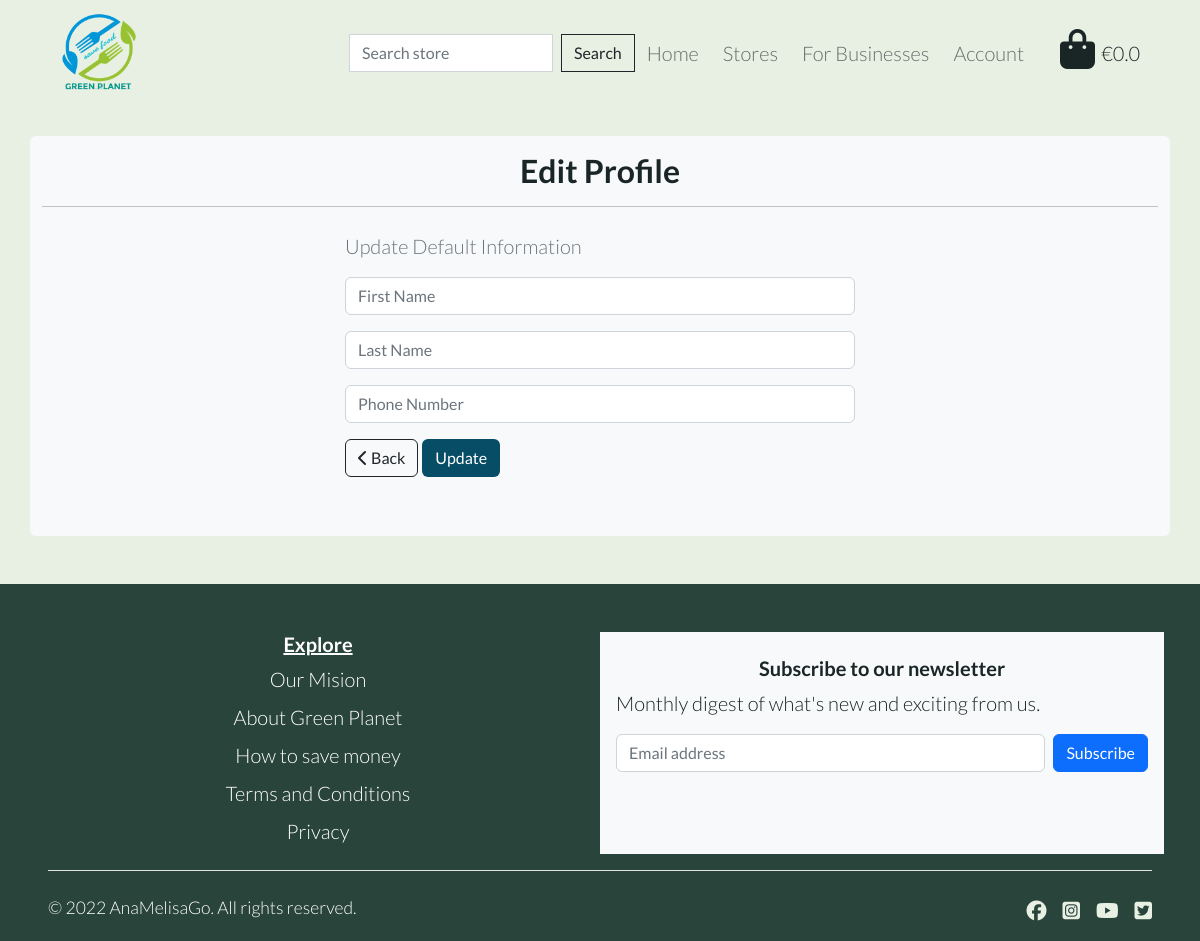
Page /profile/edit_profile/ (signed in) on the earlier database version.
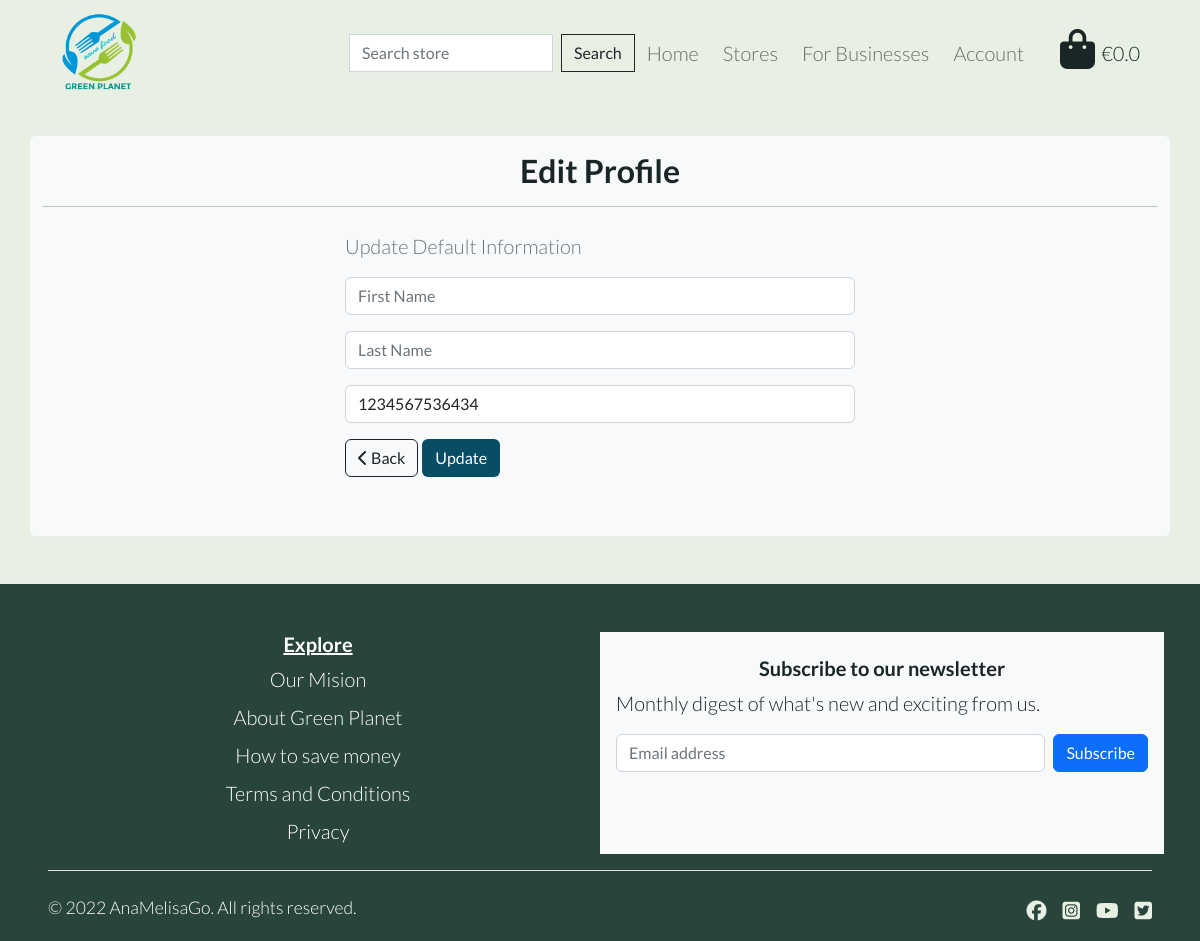
Same page on the later database version.
### userprofiles/models.py (models this page shows, shortened)
class UserProfile(models.Model):
    user = models.OneToOneField(User, on_delete=models.CASCADE)
    default_phone_number = models.CharField(
        max_length=20, null=True, blank=True
    )

### userprofiles/views.py (the view)
# urls.py: path('edit_profile/', views.edit_profile, name='edit_profile'),
@transaction.atomic
def edit_profile(request):
    profile = get_object_or_404(UserProfile, user=request.user)
    if request.method == 'POST':
        user_form = UserForm(request.POST, instance=request.user)
        userprofile_form = UserProfileForm(request.POST, instance=profile)
        if user_form.is_valid() and userprofile_form.is_valid():
            user_form.save()
            userprofile_form.save()
            messages.success(request, 'Profile updated successfully')
        else:
            messages.error(request,
                           ('Update failed. Please ensure '
                            'the form is valid.'))
    else:
        user_form = UserForm(instance=request.user)
        userprofile_form = UserProfileForm(instance=profile)
    template = 'profiles/edit_profile.html'
    context = {
        'profile': profile,
        'user_form': user_form,
        'userprofile_form': userprofile_form,
        'on_profile_page': True,
    }
    return render(request, template, context)

### userprofiles/forms.py
class UserForm(forms.ModelForm):
    class Meta:
        model = User
        fields = ('first_name', 'last_name')
    def __init__(self, *args, **kwargs):
        super().__init__(*args, **kwargs)
        placeholders = {
            'first_name': 'First Name',
            'last_name': 'Last Name',
        }
        self.fields['first_name'].widget.attrs['autofocus'] = True
        for field in self.fields:
            if self.fields[field].required:
                placeholder = f'{placeholders[field]} *'
            else:
                placeholder = placeholders[field]
            self.fields[field].widget.attrs['placeholder'] = placeholder
            self.fields[field].label = False

### bag/contexts.py (called while the page is built, shortened)
def bag_contents(request):
    bag_items = []
    grand_total = 0
    bag = request.session.get('bag', {})
    context = {
        'bag_items': bag_items,
        'grand_total': grand_total,
    }
    return context

### userprofiles/templates/profiles/edit_profile.html (shortened to what this page needs)
{% extends "base.html" %}
{% load static %}
{% block extra_css %}
    <link rel="stylesheet" href="{% static 'profiles/css/profile.css' %}">
{% endblock %}
{% block content %}
<div class="container mt-2 mb-5 min-h-page bg-light rounded py-2">
    <div class="row">
        <div class="col text-center py-2">
            <h2 class="fw-bold">Edit Profile</h2>
            <hr class="my-3">
        </div>
    </div>
    <div class="row mx-lg-4 mx-md-3 d-flex justify-content-center">
        <div class="col-lg-6 col-12">
            <p class="text-muted">Update Default Information</p>
                <form class="mt-3" action="{% url 'edit_profile' %}" method="POST" id="profile-update-form">
                    {{ user_form | crispy }}
                    {{ userprofile_form | crispy }}
                    <a href="{% url 'user_profile' %}" class="btn btn-outline-dark">
                        <span><i class="fas fa-chevron-left"></i></span>
                        <span>Back</span>
                    </a>
                    <button class="btn btn-dark-ocean">Update</button>
                </form>
        </div>
    </div>
</div>
{% endblock %}

Differences in the rows shown:
changed UserProfile: default_phone_number (not shown) → "1234567536434"
